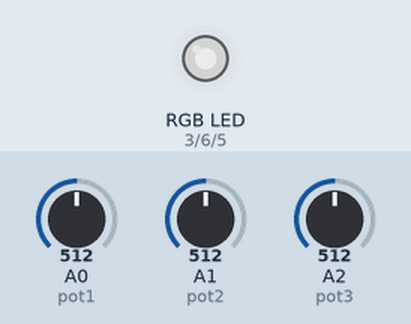
Recording of a sketch running on a simulated Arduino Uno, built with avr-gcc and run on an emulated ATmega328P. Parts: an RGB LED mixed from three pins (HIGH = lit). The test bench sets the inputs (shaded band); at power-on: A0 (pot1) = 512, A1 (pot2) = 512, A2 (pot3) = 512. Dim RGB values are drawn brighter than linear.

Above: at 1.2 s.
1.3 s: A0 (pot1) set to 716
At 2.0 s:
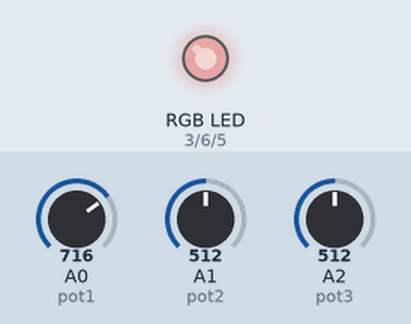
2.8 s: A1 (pot2) set to 716
At 3.1 s:
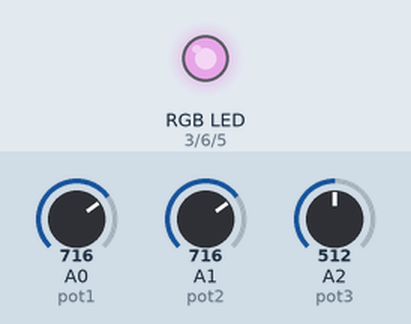
4.3 s: A2 (pot3) set to 716
At 5.5 s:
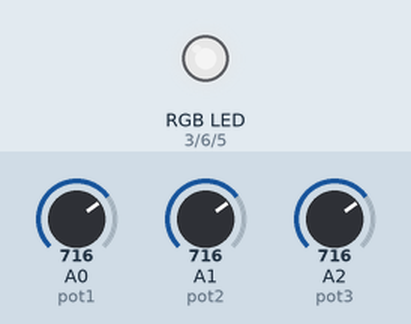
5.8 s: A0 (pot1) set to 900
At 6.6 s:
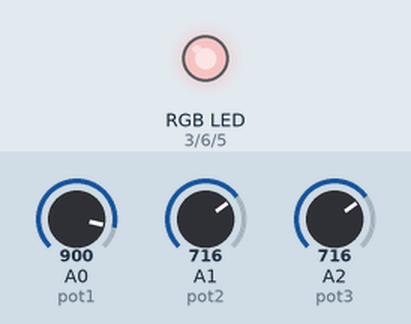
7.3 s: A1 (pot2) set to 900
At 7.8 s:
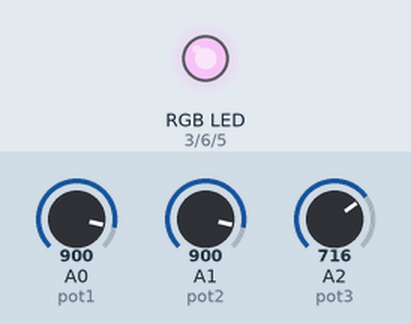
8.8 s: A2 (pot3) set to 900
At 10.1 s:
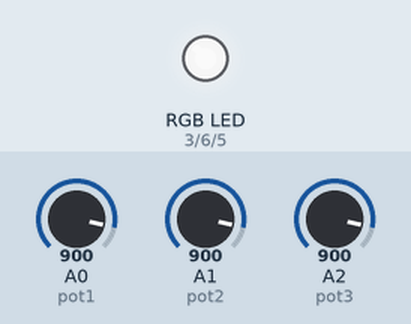
Timing chart, 0 to 11.3 s (numbered marks = the images above; inputs shaded):
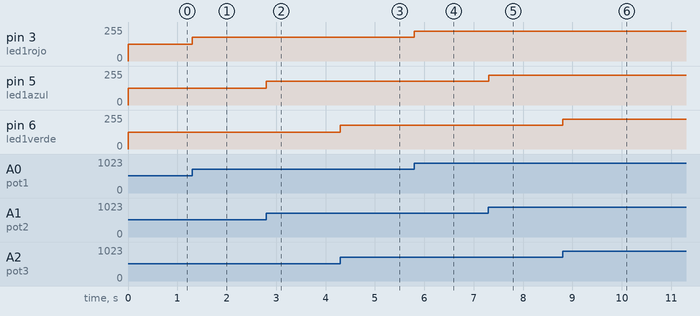

Measured:
- after the input at 1.3 s, pin 3 (led1rojo): 127/255 → 178/255 at once
- after the input at 2.8 s, pin 5 (led1azul): 127/255 → 178/255 at once
- after the input at 4.3 s, pin 6 (led1verde): 127/255 → 178/255 at once
- after the input at 5.8 s, pin 3 (led1rojo): 178/255 → 224/255 at once
- after the input at 7.3 s, pin 5 (led1azul): 178/255 → 224/255 at once
- after the input at 8.8 s, pin 6 (led1verde): 178/255 → 224/255 at once

The sketch:

guia_manejo_analogico5.ino
```cpp
//Colocar 1 led rgb y 3 potenciómetros,
//cada potenciómetro debe controlar la intensidad de
//cada canal del led rgb.

#define led1rojo 3
#define led1azul 5
#define led1verde 6

#define pot1 A0
#define pot2 A1
#define pot3 A2

void setup()
{
  pinMode(led1rojo, OUTPUT);
  pinMode(led1azul, OUTPUT);
  pinMode(led1verde, OUTPUT);

  pinMode(pot1, INPUT);
  pinMode(pot2, INPUT);
  pinMode(pot3, INPUT);
}

void loop()
{
  int lecturaAnal1 = analogRead(pot1);
  int nuevoValor1 = map(lecturaAnal1, 0, 1023, 0, 255);

  int lecturaAnal2 = analogRead(pot2);
  int nuevoValor2 = map(lecturaAnal2, 0, 1023, 0, 255);

  int lecturaAnal3 = analogRead(pot3);
  int nuevoValor3 = map(lecturaAnal3, 0, 1023, 0, 255);

  analogWrite(led1rojo, nuevoValor1);
  analogWrite(led1azul, nuevoValor2);
  analogWrite(led1verde, nuevoValor3);
}
```
